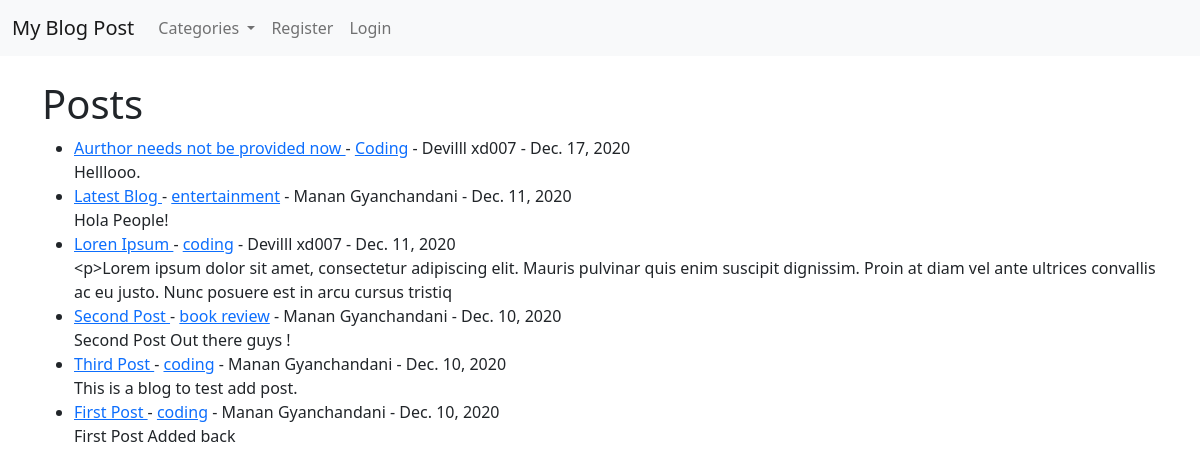
The page / on the database its author committed.
### blog/models.py (models this page shows, shortened)
class Post(models.Model):
    title = models.CharField(max_length=255)
    title_tag = models.CharField(max_length=255)
    author = models.ForeignKey(User , on_delete = models.CASCADE)
    body = models.TextField()
    post_date = models.DateField(auto_now_add=True )
    category = models.CharField(max_length=255 , default = 'uncategorized')
    likes = models.ManyToManyField(User, related_name = 'blog_posts')

### blog/views.py (the view)
# urls.py: path('', HomeView.as_view(), name = "home"),
class HomeView(ListView):
    model = Post
    template_name = 'home.html'
    ordering = ['-post_date']
    def get_context_data(self , *args , **kwargs):
        cat_menu = Category.objects.all()
        context = super(HomeView , self).get_context_data(*args , **kwargs)
        context["cat_menu"] = cat_menu
        return context

### blog/models.py (called while the page is built)
    def __str__(self):
        return self.name

### templates/home.html (shortened to what this page needs)
{% extends 'base.html'%}
{% block content %}
<h1>Posts</h1>
<ul>
{% for post in object_list %}
    <li><a href = "{% url 'article-detail' post.pk %}">{{ post.title }} </a>  -
    <a href = "{% url 'category' post.category|slugify %}">{{ post.category }}</a> -
    {{ post.author.first_name }} {{ post.author.last_name }} - {{ post.post_date }}
    <br>
    {{ post.body|slice:":200"  }}</li>
{% endfor%}
</ul>
 {% endblock %}

### rows shown on the page
Post: title "Aurthor needs not be provided now", category "Coding", author.first_name "Devilll", author.last_name "xd007", post_date "Dec. 17, 2020", body "Helllooo."
Post: title "Latest Blog", category "entertainment", author.first_name "Manan", author.last_name "Gyanchandani", post_date "Dec. 11, 2020", body "Hola People!"
Post: title "Loren Ipsum", category "coding", author.first_name "Devilll", author.last_name "xd007", post_date "Dec. 11, 2020", body "<p>Lorem ipsum dolor sit amet, consectetur adipiscing elit. Mauris pulvinar quis enim suscipit dignissim. Proin at diam vel ante ultrices convallis ac eu justo. Nunc posuere est in arcu cursus tristiq"
Post: title "Second Post", category "book review", author.first_name "Manan", author.last_name "Gyanchandani", post_date "Dec. 10, 2020", body "Second Post Out there guys !"
Post: title "Third Post", category "coding", author.first_name "Manan", author.last_name "Gyanchandani", post_date "Dec. 10, 2020", body "This is a blog to test add post."
Post: title "First Post", category "coding", author.first_name "Manan", author.last_name "Gyanchandani", post_date "Dec. 10, 2020", body "First Post Added back"
